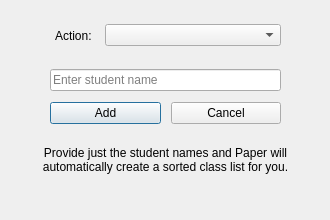
<?xml version="1.0" encoding="UTF-8"?>
<ui version="4.0">
 <class>editClassDialog</class>
 <widget class="QDialog" name="editClassDialog">
  <property name="windowModality">
   <enum>Qt::WindowModal</enum>
  </property>
  <property name="geometry">
   <rect>
    <x>0</x>
    <y>0</y>
    <width>330</width>
    <height>220</height>
   </rect>
  </property>
  <property name="minimumSize">
   <size>
    <width>330</width>
    <height>220</height>
   </size>
  </property>
  <property name="maximumSize">
   <size>
    <width>330</width>
    <height>220</height>
   </size>
  </property>
  <property name="windowTitle">
   <string>Paper - Add or Remove Students</string>
  </property>
  <property name="windowIcon">
   <iconset>
    <normaloff>../icons/icons8-origami-100.png</normaloff>../icons/icons8-origami-100.png</iconset>
  </property>
  <widget class="QWidget" name="verticalLayoutWidget">
   <property name="geometry">
    <rect>
     <x>10</x>
     <y>50</y>
     <width>311</width>
     <height>161</height>
    </rect>
   </property>
   <layout class="QVBoxLayout" name="verticalLayout">
    <property name="spacing">
     <number>4</number>
    </property>
    <item>
     <widget class="QStackedWidget" name="editOptions_stackedWidget">
      <property name="currentIndex">
       <number>0</number>
      </property>
      <widget class="QWidget" name="addStudent_page">
       <widget class="QWidget" name="verticalLayoutWidget_4">
        <property name="geometry">
         <rect>
          <x>10</x>
          <y>8</y>
          <width>291</width>
          <height>141</height>
         </rect>
        </property>
        <layout class="QVBoxLayout" name="verticalLayout_4">
         <property name="spacing">
          <number>10</number>
         </property>
         <property name="leftMargin">
          <number>20</number>
         </property>
         <property name="topMargin">
          <number>10</number>
         </property>
         <property name="rightMargin">
          <number>20</number>
         </property>
         <property name="bottomMargin">
          <number>10</number>
         </property>
         <item>
          <layout class="QVBoxLayout" name="verticalLayout_6">
           <property name="spacing">
            <number>5</number>
           </property>
           <property name="leftMargin">
            <number>10</number>
           </property>
           <property name="rightMargin">
            <number>10</number>
           </property>
           <item>
            <widget class="QLineEdit" name="name_add_page_line_edit">
             <property name="minimumSize">
              <size>
               <width>60</width>
               <height>0</height>
              </size>
             </property>
             <property name="maximumSize">
              <size>
               <width>240</width>
               <height>16777215</height>
              </size>
             </property>
             <property name="maxLength">
              <number>40</number>
             </property>
             <property name="placeholderText">
              <string>Enter student name</string>
             </property>
             <property name="clearButtonEnabled">
              <bool>true</bool>
             </property>
            </widget>
           </item>
          </layout>
         </item>
         <item>
          <layout class="QHBoxLayout" name="horizontalLayout_6">
           <property name="leftMargin">
            <number>10</number>
           </property>
           <property name="rightMargin">
            <number>10</number>
           </property>
           <item>
            <widget class="QPushButton" name="add_button">
             <property name="focusPolicy">
              <enum>Qt::ClickFocus</enum>
             </property>
             <property name="text">
              <string>Add</string>
             </property>
             <property name="icon">
              <iconset>
               <normaloff>../icons/icons8-ok-96.png</normaloff>../icons/icons8-ok-96.png</iconset>
             </property>
            </widget>
           </item>
           <item>
            <widget class="QPushButton" name="cancel_add_page_button">
             <property name="text">
              <string>Cancel</string>
             </property>
             <property name="icon">
              <iconset>
               <normaloff>../icons/icons8-cancel-96.png</normaloff>../icons/icons8-cancel-96.png</iconset>
             </property>
            </widget>
           </item>
          </layout>
         </item>
         <item>
          <widget class="QLabel" name="label">
           <property name="minimumSize">
            <size>
             <width>0</width>
             <height>50</height>
            </size>
           </property>
           <property name="maximumSize">
            <size>
             <width>16777215</width>
             <height>50</height>
            </size>
           </property>
           <property name="font">
            <font>
             <pointsize>9</pointsize>
            </font>
           </property>
           <property name="text">
            <string>Provide just the student names and Paper will automatically create a sorted class list for you.</string>
           </property>
           <property name="alignment">
            <set>Qt::AlignCenter</set>
           </property>
           <property name="wordWrap">
            <bool>true</bool>
           </property>
          </widget>
         </item>
        </layout>
       </widget>
      </widget>
      <widget class="QWidget" name="removeStudent_page">
       <widget class="QWidget" name="verticalLayoutWidget_3">
        <property name="geometry">
         <rect>
          <x>10</x>
          <y>8</y>
          <width>291</width>
          <height>141</height>
         </rect>
        </property>
        <layout class="QVBoxLayout" name="verticalLayout_3">
         <property name="spacing">
          <number>10</number>
         </property>
         <property name="leftMargin">
          <number>20</number>
         </property>
         <property name="topMargin">
          <number>10</number>
         </property>
         <property name="rightMargin">
          <number>20</number>
         </property>
         <property name="bottomMargin">
          <number>10</number>
         </property>
         <item>
          <layout class="QHBoxLayout" name="horizontalLayout_4">
           <property name="leftMargin">
            <number>10</number>
           </property>
           <property name="rightMargin">
            <number>10</number>
           </property>
           <item>
            <widget class="QLineEdit" name="roll_number_remove_page_line_edit">
             <property name="minimumSize">
              <size>
               <width>60</width>
               <height>0</height>
              </size>
             </property>
             <property name="maximumSize">
              <size>
               <width>240</width>
               <height>16777215</height>
              </size>
             </property>
             <property name="maxLength">
              <number>3</number>
             </property>
             <property name="placeholderText">
              <string>Enter roll number</string>
             </property>
             <property name="clearButtonEnabled">
              <bool>true</bool>
             </property>
            </widget>
           </item>
          </layout>
         </item>
         <item>
          <layout class="QHBoxLayout" name="horizontalLayout_3">
           <property name="leftMargin">
            <number>10</number>
           </property>
           <property name="rightMargin">
            <number>10</number>
           </property>
           <item>
            <widget class="QPushButton" name="remove_button">
             <property name="focusPolicy">
              <enum>Qt::ClickFocus</enum>
             </property>
             <property name="text">
              <string>Remove</string>
             </property>
             <property name="icon">
              <iconset>
               <normaloff>../icons/icons8-minus-96.png</normaloff>../icons/icons8-minus-96.png</iconset>
             </property>
            </widget>
           </item>
           <item>
            <widget class="QPushButton" name="cancel_remove_page_button">
             <property name="text">
              <string>Cancel</string>
             </property>
             <property name="icon">
              <iconset>
               <normaloff>../icons/icons8-cancel-96.png</normaloff>../icons/icons8-cancel-96.png</iconset>
             </property>
            </widget>
           </item>
          </layout>
         </item>
         <item>
          <widget class="QLabel" name="label_3">
           <property name="minimumSize">
            <size>
             <width>0</width>
             <height>50</height>
            </size>
           </property>
           <property name="maximumSize">
            <size>
             <width>16777215</width>
             <height>50</height>
            </size>
           </property>
           <property name="font">
            <font>
             <pointsize>9</pointsize>
            </font>
           </property>
           <property name="text">
            <string>This action will remove the student from the class. Student roll numbers will change.</string>
           </property>
           <property name="alignment">
            <set>Qt::AlignCenter</set>
           </property>
           <property name="wordWrap">
            <bool>true</bool>
           </property>
          </widget>
         </item>
        </layout>
       </widget>
      </widget>
      <widget class="QWidget" name="renameStudent_page">
       <widget class="QWidget" name="verticalLayoutWidget_6">
        <property name="geometry">
         <rect>
          <x>10</x>
          <y>10</y>
          <width>291</width>
          <height>121</height>
         </rect>
        </property>
        <layout class="QVBoxLayout" name="verticalLayout_7">
         <property name="spacing">
          <number>10</number>
         </property>
         <property name="leftMargin">
          <number>20</number>
         </property>
         <property name="topMargin">
          <number>10</number>
         </property>
         <property name="rightMargin">
          <number>20</number>
         </property>
         <property name="bottomMargin">
          <number>10</number>
         </property>
         <item>
          <layout class="QVBoxLayout" name="verticalLayout_8">
           <property name="spacing">
            <number>10</number>
           </property>
           <property name="leftMargin">
            <number>10</number>
           </property>
           <property name="rightMargin">
            <number>10</number>
           </property>
           <item>
            <widget class="QLineEdit" name="roll_number_rename_page_line_edit">
             <property name="minimumSize">
              <size>
               <width>60</width>
               <height>0</height>
              </size>
             </property>
             <property name="maximumSize">
              <size>
               <width>240</width>
               <height>16777215</height>
              </size>
             </property>
             <property name="maxLength">
              <number>3</number>
             </property>
             <property name="placeholderText">
              <string>Enter roll number</string>
             </property>
             <property name="clearButtonEnabled">
              <bool>true</bool>
             </property>
            </widget>
           </item>
           <item>
            <widget class="QLineEdit" name="new_name_rename_page_line_edit">
             <property name="minimumSize">
              <size>
               <width>60</width>
               <height>0</height>
              </size>
             </property>
             <property name="maximumSize">
              <size>
               <width>240</width>
               <height>16777215</height>
              </size>
             </property>
             <property name="maxLength">
              <number>40</number>
             </property>
             <property name="placeholderText">
              <string>Enter new name</string>
             </property>
             <property name="clearButtonEnabled">
              <bool>true</bool>
             </property>
            </widget>
           </item>
          </layout>
         </item>
         <item>
          <layout class="QHBoxLayout" name="horizontalLayout_7">
           <property name="leftMargin">
            <number>10</number>
           </property>
           <property name="rightMargin">
            <number>10</number>
           </property>
           <item>
            <widget class="QPushButton" name="rename_student_button">
             <property name="focusPolicy">
              <enum>Qt::ClickFocus</enum>
             </property>
             <property name="text">
              <string>Rename</string>
             </property>
             <property name="icon">
              <iconset>
               <normaloff>../icons/icons8-ok-96.png</normaloff>../icons/icons8-ok-96.png</iconset>
             </property>
            </widget>
           </item>
           <item>
            <widget class="QPushButton" name="cancel_rename_page_button">
             <property name="text">
              <string>Cancel</string>
             </property>
             <property name="icon">
              <iconset>
               <normaloff>../icons/icons8-cancel-96.png</normaloff>../icons/icons8-cancel-96.png</iconset>
             </property>
            </widget>
           </item>
          </layout>
         </item>
        </layout>
       </widget>
      </widget>
     </widget>
    </item>
   </layout>
  </widget>
  <widget class="QWidget" name="horizontalLayoutWidget">
   <property name="geometry">
    <rect>
     <x>50</x>
     <y>20</y>
     <width>241</width>
     <height>31</height>
    </rect>
   </property>
   <layout class="QHBoxLayout" name="horizontalLayout">
    <property name="spacing">
     <number>0</number>
    </property>
    <property name="leftMargin">
     <number>5</number>
    </property>
    <property name="rightMargin">
     <number>10</number>
    </property>
    <item>
     <widget class="QLabel" name="label_2">
      <property name="maximumSize">
       <size>
        <width>50</width>
        <height>16777215</height>
       </size>
      </property>
      <property name="text">
       <string>Action:</string>
      </property>
     </widget>
    </item>
    <item>
     <widget class="QComboBox" name="edit_class_combo_box">
      <property name="maximumSize">
       <size>
        <width>200</width>
        <height>16777215</height>
       </size>
      </property>
      <property name="maxVisibleItems">
       <number>3</number>
      </property>
     </widget>
    </item>
   </layout>
  </widget>
 </widget>
 <resources/>
 <connections/>
</ui>
